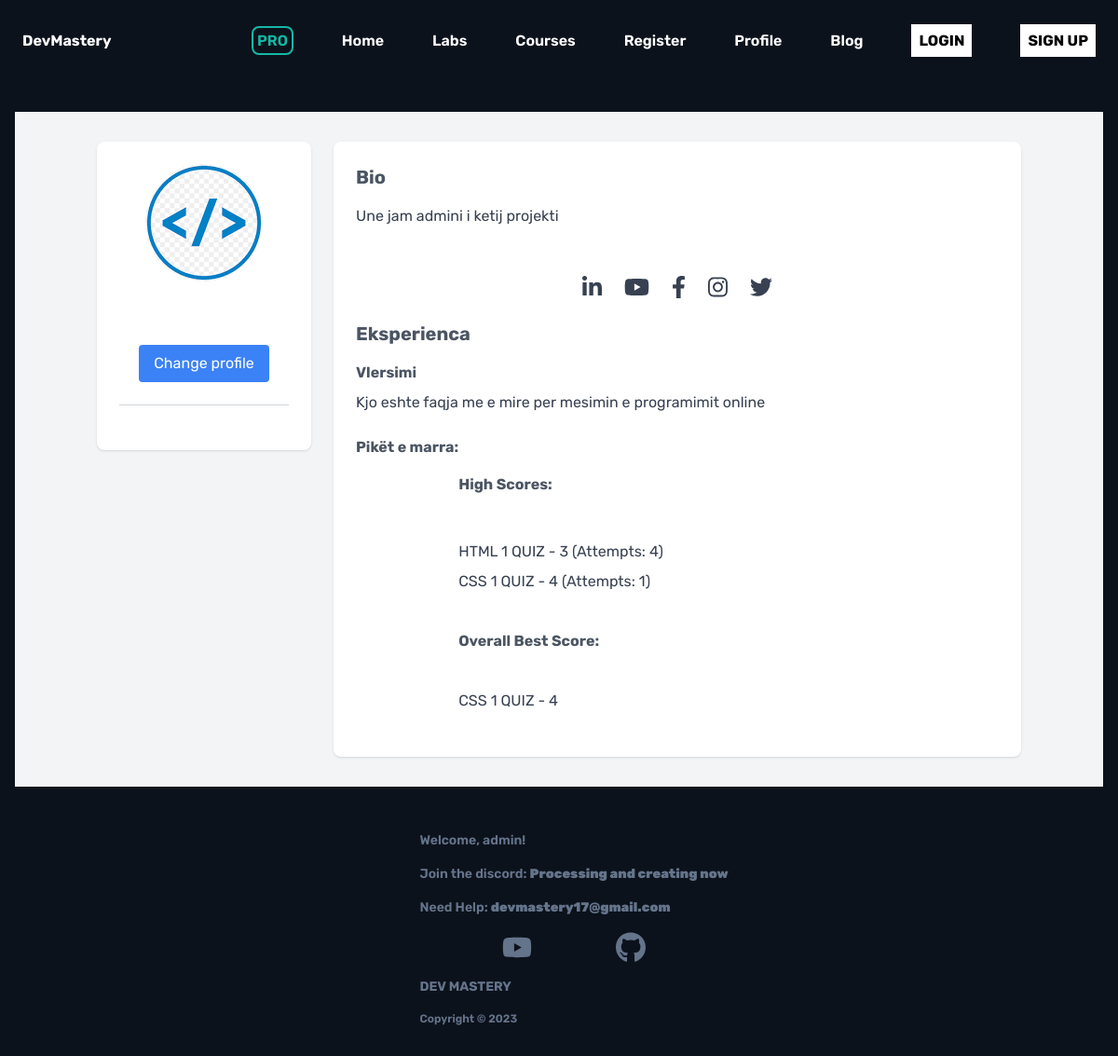
The app's page /dashboard/profile/showcase/ (signed in) with its own data.
### dashboard/models.py (models this page shows, shortened)
class UserProfile(models.Model):
	user = models.OneToOneField(settings.AUTH_USER_MODEL, on_delete=models.CASCADE)
	is_agent = models.BooleanField(default=False)
	bio = models.TextField(blank=True)
	review = models.TextField(blank=True)
	profile_picture = models.ImageField(upload_to='profile_pics', blank=True)

### challenges/models.py (models this page shows, shortened)
class Quiz(models.Model):
    title = models.CharField(max_length=255)

### dashboard/views.py (the view)
# urls.py: path('profile/showcase/', views.profile_showcase, name="profile_showcase"),
@login_required
def profile_showcase(request):
    user_profile, created = UserProfile.objects.get_or_create(user=request.user)
    user = request.user
    high_scores = LabScore.objects.filter(user=request.user).select_related('quiz')
    high_scores_data = []
    overall_best_score = 0
    overall_best_lab = None
    for lab_score in high_scores:
        high_scores_data.append({
            'quiz_title': lab_score.quiz.title,
            'score': lab_score.score,
            'attempts': lab_score.attempts,
        })
        if lab_score.score > overall_best_score:
            overall_best_score = lab_score.score
            overall_best_lab = lab_score.quiz.title
    return render(request, 'dashboard/profile_showcase.html', {
        'user_profile': user_profile,
        'high_scores_data': high_scores_data,
        'overall_best_score': overall_best_score,
        'overall_best_lab': overall_best_lab,
    })

### dashboard/templates/dashboard/profile_showcase.html (shortened to what this page needs)
{% extends 'core/base.html' %}
{% block content %}
<div class="pt-4 flex flex-col justify-center items-center">
    <div class="w-full bg-gray-100">
        <div class="container mx-auto py-8">
            <div class="grid grid-cols-4 sm:grid-cols-12 gap-6 px-4">
                <div class="col-span-4 sm:col-span-3">
                    <div class="bg-white shadow rounded-lg p-6">
                        <div class="flex flex-col items-center">
                            {% if user_profile.profile_picture %}
                                <img src="{{ user_profile.profile_picture.url }}" alt="Profile Picture" class="mb-4 rounded-full">
                            {% endif %}
                            <h1 class="text-xl font-bold">{{ user_profile.user.username }}</h1>
                            <div class="mt-6 flex flex-wrap gap-4 justify-center">
                                <a href="{% url 'dashboard:profile_modify' %}" class="bg-blue-500 hover:bg-blue-600 text-white py-2 px-4 rounded max-[768px]:whitespace-nowrap">Change profile</a>
                            </div>
                        </div>
                        <hr class="my-6 border-t border-gray-300">
                    </div>
                </div>
                <div class="col-span-4 sm:col-span-9">
                    <div class="bg-white shadow rounded-lg p-6">
                        <h2 class="text-xl font-bold mb-4 text-gray-600">Bio</h2>
                        <p class="text-gray-700">{{ user_profile.bio }}</p>
                        <h3 class="font-semibold text-center mt-3 -mb-2">
                        </h3>
                        <div class="flex justify-center items-center gap-6 my-6">
                            <a class="text-gray-700 hover:text-orange-600" aria-label="Visit TrendyMinds LinkedIn" href=""
                                target="_blank">
                            </a>
                            <a class="text-gray-700 hover:text-orange-600" aria-label="Visit TrendyMinds YouTube" href=""
                                target="_blank">
                            </a>
                            <a class="text-gray-700 hover:text-orange-600" aria-label="Visit TrendyMinds Facebook" href=""
                                target="_blank"><svg xmlns="http://www.w3.org/2000/svg" viewBox="0 0 320 512" class="h-6">
                                    <path fill="currentColor"
                                        d="m279.14 288 14.22-92.66h-88.91v-60.13c0-25.35 12.42-50.06 52.24-50.06h40.42V6.26S260.43 0 225.36 0c-73.22 0-121.08 44.38-121.08 124.72v70.62H22.89V288h81.39v224h100.17V288z">
                                    </path>
                                </svg>
                            </a>
                            <a class="text-gray-700 hover:text-orange-600" aria-label="Visit TrendyMinds Instagram" href=""
                                target="_blank">
                            </a>
                            <a class="text-gray-700 hover:text-orange-600" aria-label="Visit TrendyMinds Twitter" href=""
                                target="_blank">
                            </a>
                        </div>
                        <h2 class="text-xl font-bold mt-6 mb-4 text-gray-600">Eksperienca</h2>
                        <div class="mb-6">
                            <div class="flex justify-between">
                                <span class="text-gray-600 font-bold">Vlersimi</span>
                            </div>
                            <p class="mt-2 text-gray-700">{{ user_profile.review }}</p>
                        </div>
                        <div class="mb-6">
                            <div class="flex justify-start">
                                <span class="text-gray-600 font-bold">Pikët e marra:</span>
                                <div class="mt-8 flex flex-col gap-8 justify-start flex-start">
                                    <h2 class="mt-2 text-gray-600 font-bold">High Scores:</h2>
                                    <ul class="mt-2 text-gray-700">
                                        {% for score_data in high_scores_data %}
                                            <li class="mt-2 text-gray-700">{{ score_data.quiz_title }} - {{ score_data.score }}  (Attempts: {{ score_data.attempts }})</li>
                                        {% endfor %}
                                    </ul>
                                    <h2 class="mt-2 text-gray-600 font-bold">Overall Best Score:</h2>
                                    <p class="mt-2 text-gray-700">{{ overall_best_lab }} - {{ overall_best_score }}</p>
                                </div>
                            </div>
                        </div>
                    </div>
                </div>
            </div>
        </div>
    </div>
</div>
{% endblock %}

### core/templates/core/base.html (shortened to what this page needs)
{% load static %}
<!DOCTYPE html>
<html>
	<head>
		<script src="https://cdn.tailwindcss.com"></script>
		<link rel="stylesheet" href="https://cdn.jsdelivr.net/npm/prism-themes/themes/prism-material-oceanic.css">
	</head>
	<body class="bg-[#0C121B]">
		<nav class="text-white py-8 px-6 flex justify-between items-center">
			<a href="#" class="font-bold max-[768px]:text-sm">DevMastery</a>
			<div class="space-x-12 max-[1024px]:space-x-8 max-[768px]:space-x-5 max-[600px]:space-x-2">
				<a href="{% url 'pro:pro' %}" class="max-[426px]:hidden text-teal-500 rounded-lg font-semibold p-1 text-md border-2 border-teal-500 bg-transparent hover:scale-110 transition-transform duration-300 ease-in-out max-[768px]:text-sm max-[600px]:text-xs">PRO</a>
				<a href="{% url 'core:index' %}" class="max-[426px]:hidden font-semibold text-md transition-all duration-300 ease-in-out hover:text-gray-300 hover:scale-110 max-[768px]:text-sm max-[600px]:text-xs">Home</a>
				<a href="{% url 'labs:labs' %}" class="max-[426px]:hidden font-semibold text-md transition-all duration-300 ease-in-out hover:text-gray-300 hover:scale-110 max-[768px]:text-sm max-[600px]:text-xs">Labs</a>
				<a href="{% url 'courses:courses' %}" class="max-[426px]:hidden font-semibold text-md transition-all duration-300 ease-in-out hover:text-red-400 max-[768px]:text-sm max-[600px]:text-xs">Courses</a>
				<a href="{% url 'core:register' %}" class="max-[426px]:hidden font-semibold text-md transition-all duration-300 ease-in-out hover:text-red-400 max-[768px]:text-sm max-[600px]:text-xs">Register</a>
				<a href="{% url 'dashboard:profile_showcase' %}" class="max-[426px]:hidden font-semibold text-md transition-all duration-300 ease-in-out hover:text-red-400 max-[768px]:text-sm max-[600px]:text-xs">Profile</a>
				<a href="{% url 'blog:blog' %}" class="max-[426px]:hidden font-semibold text-md transition-all duration-300 ease-in-out hover:text-red-400 max-[768px]:text-sm max-[600px]:text-xs">Blog</a>
				<a href="{% url 'core:login' %}" class="max-[426px]:hidden p-2 text-md font-bold text-black bg-white outline-none border-none transition-all duration-300 ease-in-out hover:bg-purple-700 focus:bg-purple-700 hover:text-white focus:text-white max-[768px]:text-xs max-[768px]:p-1">LOGIN</a>
				<a href="{% url 'core:signup' %}" class="max-[426px]:hidden p-2 text-md font-bold text-black bg-white outline-none border-none transition-all duration-300 ease-in-out hover:bg-purple-700 focus:bg-purple-700 hover:text-white focus:text-white max-[768px]:text-xs max-[768px]:p-1">SIGN UP</a>
			</div>
		</nav>
		<div class="px-4 py-4 text-white">
			{% block content %}{% endblock %}
		</div>
		<footer class="py-6 px-6 flex justify-center bg-[#0C121B]">
			<div class="text-sm text-slate-500 font-semibold">
				{% if user.is_authenticated %}
                    <p class="py-2">Welcome, {{ user.username }}!</p>
                {% endif %}
				<p class="py-2">Join the discord: <strong>Processing and creating now</strong></p>
				<p class="py-2">Need Help: <strong>devmastery17@gmail.com</strong></p>
				<div class="py-2 flex flex-row justify-evenly">
				</div>
				<p class="font-bold py-2">DEV MASTERY</p>
				<p class="py-2 text-xs">Copyright © 2023</p>
			</div>
		</footer>
	</body>
</html>

### core/templates/core/base.html (style rules this page uses)
body { font-family: 'Rubik', sans-serif; }

### records on screen
UserProfile: profile_picture (picture), bio "Une jam admini i ketij projekti", review "Kjo eshte faqja me e mire per mesimin e programimit online"
Quiz: quiz_title "HTML 1 QUIZ"
Quiz: quiz_title "CSS 1 QUIZ", title "CSS 1 QUIZ"

### other values on screen
{{ score_data.score }} "3" "4"
{{ score_data.attempts }} "4" "1"
{{ overall_best_score }} "4"
{{ user.username }} "admin"
